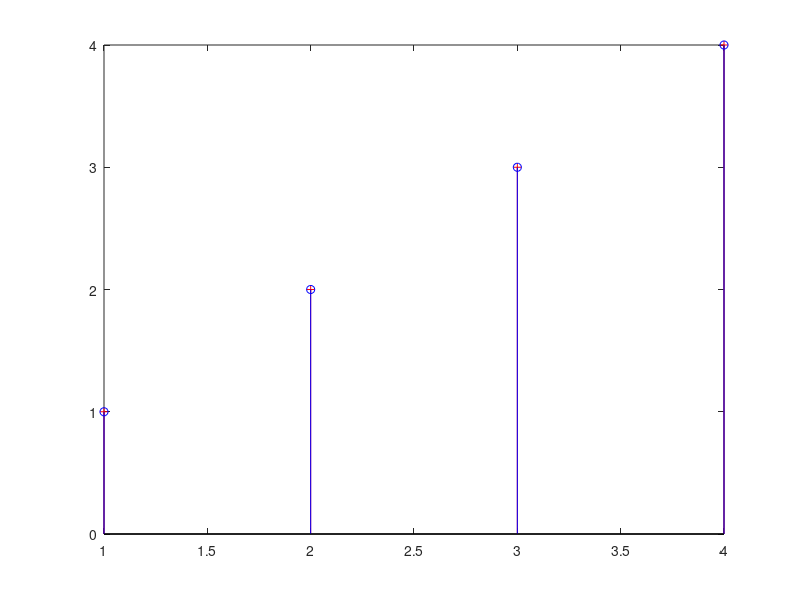

Write the MATLAB code that produced this figure.
clear all; close all;
x = [1,2,3,4];
N = length(x);
X1 = fft(x,N);
x1 = ifft(X1,N);
stem(x,'r+'), hold on, stem(real(x1),'bo'), hold off;